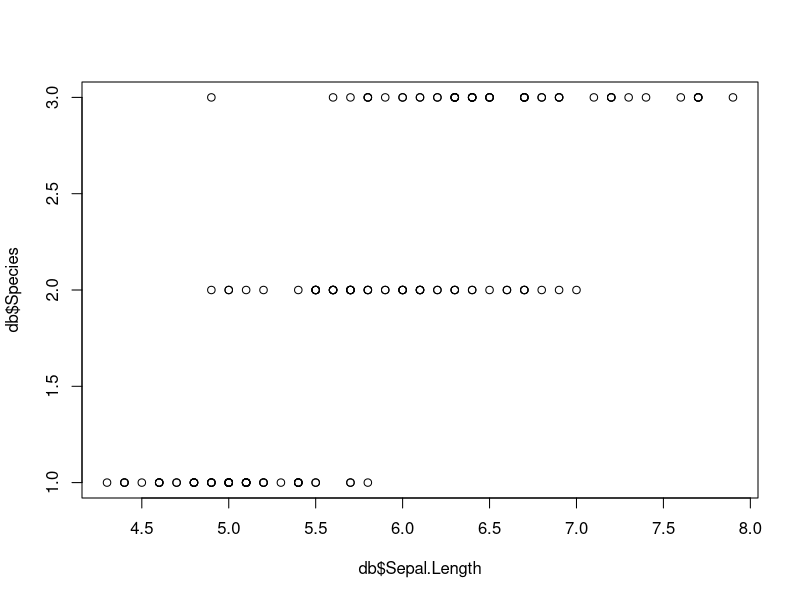
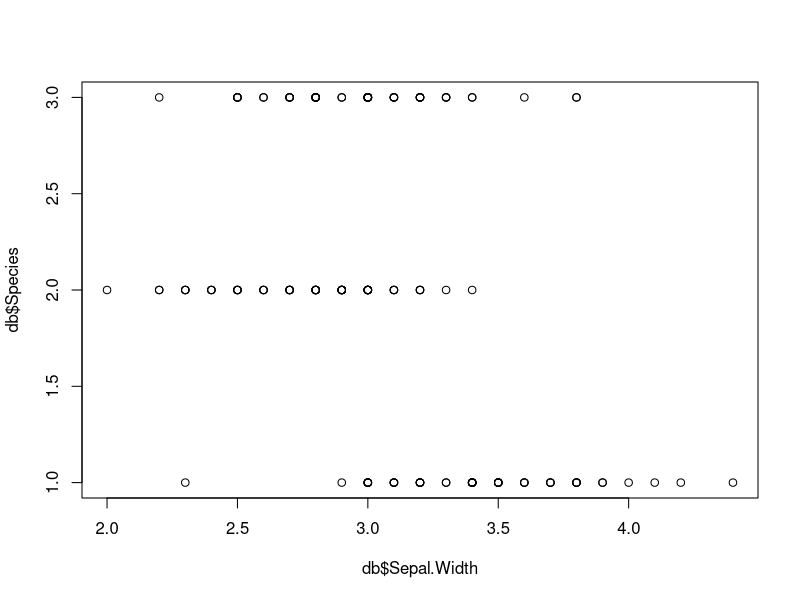
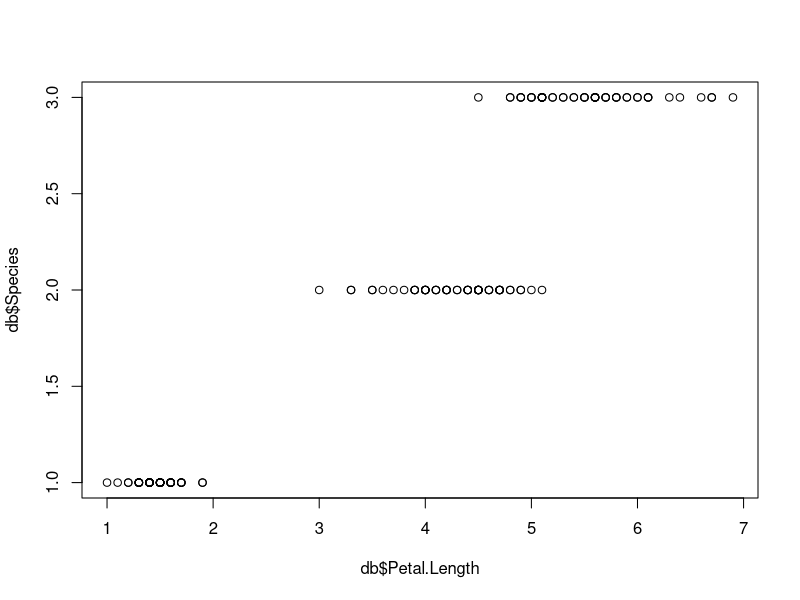
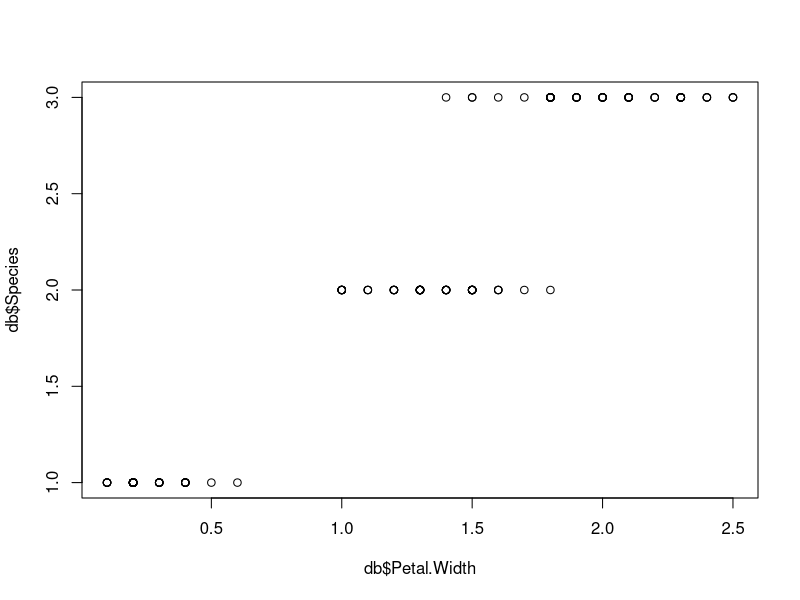

Generate these figures, in order, with R: (Note: a time limit stopped this script after it produced the figures.)
#Load relevant datasets
library(datasets)
library(dplyr)

#Store the IRIS Database
db = iris

#Basic Data Exploration
summary(db)

plot(db$Sepal.Length,db$Species)
plot(db$Sepal.Width,db$Species)
plot(db$Petal.Length,db$Species)
plot(db$Petal.Width,db$Species)

#Define a k-means clustering function, which takes database and k value as inputs
kmeans_clust <- function(db, k)
{

#Assign random cluster value to each point  
len = nrow(db)
set.seed(1)

db$cluster_i = sample(1:k,len,replace=TRUE)
db$cluster_f = rep(NA,nrow(db))

#Initialize other relevant variables
nequal=1
cm = data.frame(matrix(data=NA, nrow=k, ncol=4))
cmn = data.frame(matrix(data=NA, nrow=k, ncol=5))
dist = rep(NA,k)

#Loop until the initial and final clusters suggested are equal  
while(nequal)
{ 
  #Calculate the centroid of the clusters
  for(i in 1:k)
  {
    cm[i,] = t(as.data.frame(colMeans(db[db$cluster_i==i,1:4])))
  }
  
  #If a cluster gets dropped fill its value with a very high number, so that no observation gets assigned to it
  cm[is.na(cm)] = 100000
  
  #Calculate the distance of each point from all the different centroids
  for(j in 1:nrow(db))
  {
    for(l in 1:k)
    {
      dist[l] = sqrt(sum((db[j,1:4]-cm[l,])^2))
    }
   db[j,7]=which(dist==min(dist)) 
  }
  
  #Stopping parameter- If the new clusters are same as the earlier clusters stop
  nequal=sum(db$cluster_i!=db$cluster_f)
  
  #Update the clusters to reflect new values
  db$cluster_i=db$cluster_f
}

#Calculate the within cluster variation
cmn[,5] = (data.frame(matrix(data=seq(1,k), nrow=k, ncol=1)))

for(i in 1:k)
{
cmn[i,1:4] = t(as.data.frame(colMeans(db[db$cluster_i==i,1:4])))
}

print(cmn)
cmn[is.na(cmn)] = 100000

#Merge centroid with database
colnames(cmn) = c("p1","p2","p3","p4","cluster_i")
db = merge(db, cmn, by="cluster_i")

print(head(db))

#Calculate the sum of squared values
db$ss = (db[,2]-db[,8])^2+(db[,3]-db[,9])^2+(db[,4]-db[,10])^2+(db[,5]-db[,11])^2

wcv_ss = print(tapply(db$ss, db$cluster_i, sum))

#Analyze the distribution of values across different clusters
print(table(db$cluster_i))

return(sum(wcv_ss))
}

wcv_ss = rep(NA,10)

#Iterate for k values from 1 to 10, and then store the data in a data frame
for(i in 1:10)
{
  wcv_ss[i] = kmeans_clust(db,i)
}

wcv_ss
"
 [1] 681.37060 152.34795  78.85567  57.22847  53.00295  57.25601  49.41806  44.10234  42.70558
[10]  43.73621
"

plot(1:10,wcv_ss,xlab = "Number of clusters",ylab = "Within Cluster SS",pch=16, cex=1, main = "Within cluster SS variation by number of clusters")
